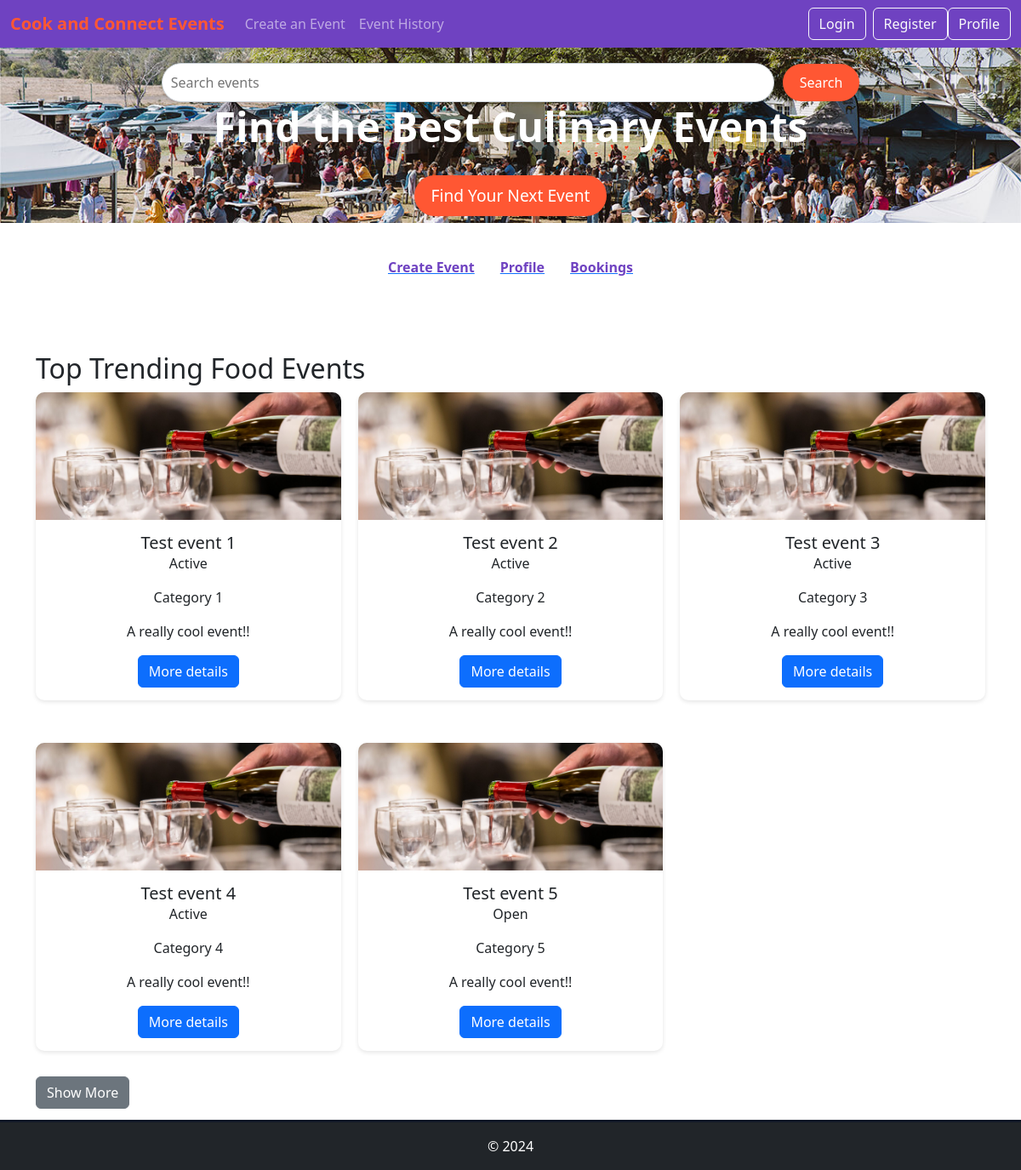
Before: / with the older database file.
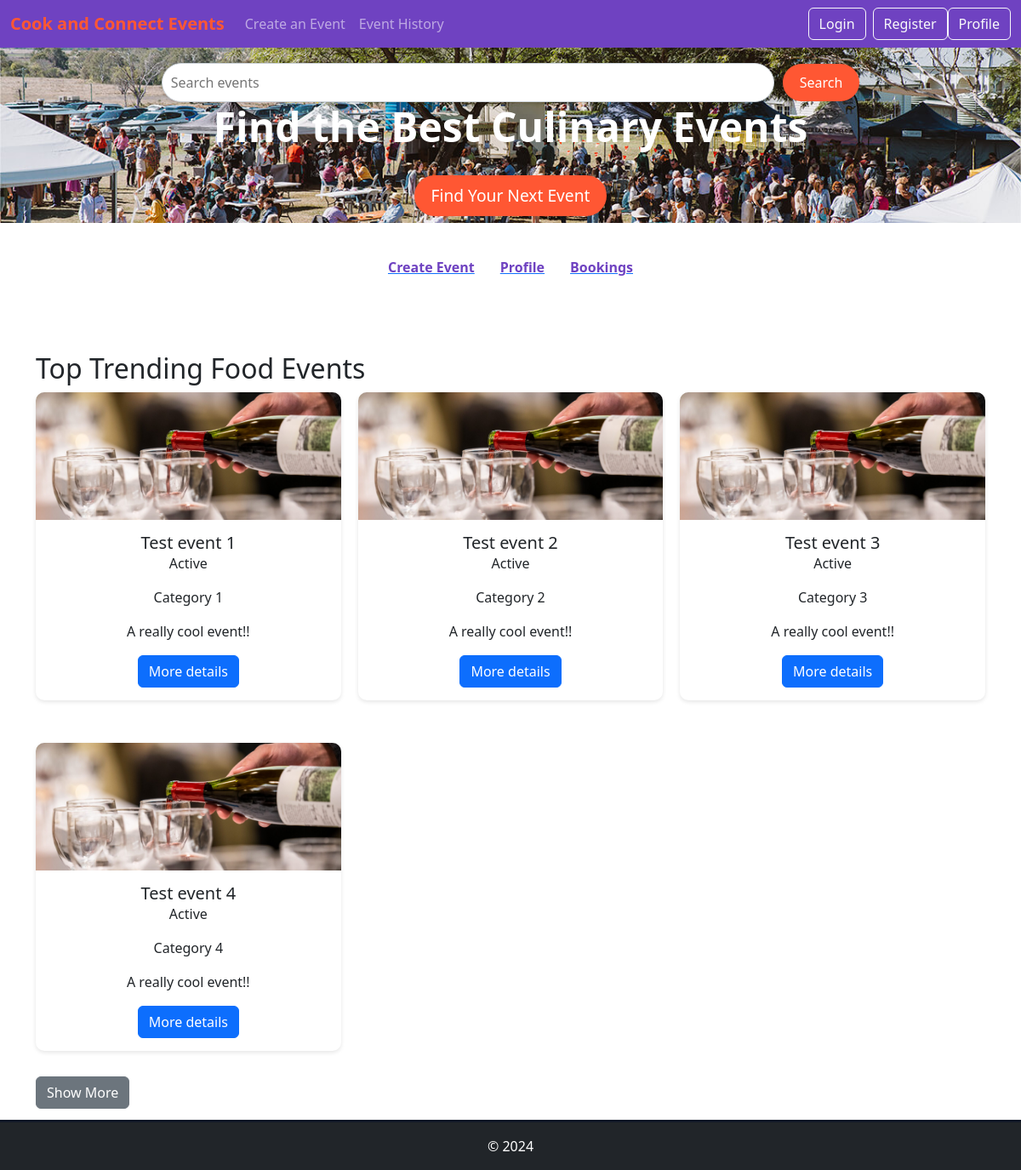
After: the same page with the newer database file.
### website/models.py (models this page shows)
class Event(db.Model):
    __tablename__ = "events"
    id = db.Column(db.Integer, primary_key=True)
    user_id = db.Column(db.Integer, db.ForeignKey('users.id'))
    Title = db.Column(db.String(255), nullable=False)
    Description = db.Column(db.String(255), nullable=False)
    Image = db.Column(db.String(60), nullable=False, default='default.jpg')
    Start_time = db.Column(db.Time, nullable=False)
    Start_date = db.Column(db.Date, nullable=False)
    Venue = db.Column(db.String(32), nullable=False)
    Category = db.Column(db.String(32), nullable=False)
    Tickets_avaliable = db.Column(db.Integer, nullable=False)
    Status = db.Column(db.String(32), nullable=False)
    comments = db.relationship('Comment', backref='event')

### website/views.py (the view)
@main_bp.route('/')
def index():
    events = Event.query.order_by(Event.id).all()
    return render_template('index.html', events=events)

### website/templates/index.html (shortened to what this page needs)
{% extends "base.html" %}
{% block header %}
<div class="top-section">
    <div class="py-2">
        <div class="search-bar">
            <input type="text" id="searchInput" placeholder="Search events">
            <button id="searchButton">Search</button>
        </div>
        <div class="banner-content">
            <h1>Find the Best Culinary Events</h1>
            <button>Find Your Next Event</button>
        </div>
    </div>
</div>
{% endblock %}
{% block content %}
    <div class="categories">
        <div class="category-item">
            <a href="{{ url_for('main.createEvent') }}">
                <span>Create Event</span>
            </a>
        </div>
        <div class="category-item">
            <a href="{{ url_for('main.profile') }}">
                <span>Profile</span>
            </a>
        </div>
        <div class="category-item">
            <a href="{{ url_for('main.history') }}">
                <span>Bookings</span>
            </a>
        </div>
    </div>
    <div class="container mt-5">
        <h2 class="text-left">Top Trending Food Events</h2>
        <div class="trending-events" id="eventContainer">
             {% for event in events %}
                {% include "./partials/event_card.html" %}
             {% endfor %}
        </div>
        <div class="show-more-container pb-4">
            <button onclick="showMoreEvents()" class="btn btn-secondary">Show More</button>
        </div>
    </div>
{% endblock %}

### website/templates/base.html (shortened to what this page needs)
<!DOCTYPE html>
<html lang="en">
<head>
    <link href="https://cdn.jsdelivr.net/npm/bootstrap@5.3.2/dist/css/bootstrap.min.css" rel="stylesheet">
    <link rel="stylesheet" href="{{ url_for('static', filename='style/style.css') }}">
</head>
<body>
    <header>
        <nav class="navbar navbar-expand-lg navbar-dark">
            <div class="container-fluid">
                <a class="navbar-brand" href="{{ url_for('main.index') }}">Cook and Connect Events</a>
                <div class="collapse navbar-collapse" id="navbarNav">
                    <ul class="navbar-nav me-auto">
                        <li class="nav-item">
                            <a class="nav-link" href="{{ url_for('main.createEvent') }}">Create an Event</a>
                        </li>
                        <li class="nav-item">
                            <a class="nav-link" href="{{ url_for('main.history') }}">Event History</a>
                        </li>
                    </ul>
                    <div class="d-flex">
                        <a href="login.html" class="btn btn-outline-light me-2">Login</a>
                        <a href="register.html" class="btn btn-outline-light">Register</a>
                        <a href="{{ url_for('main.profile') }}" class="btn btn-outline-light">Profile</a>
                    </div>
                </div>
            </div>
        </nav>
        {% block header %}
        {% endblock %}
    </header>
    <div class="pb-5">
        {% block content %}
        {% endblock %}
    </div>
    <footer class="bg-dark text-white text-center py-3">
        © 2024
    </footer>
</body>
</html>

### website/templates/partials/event_card.html
<div class="event-card">
    <img src="{{ url_for('static', filename='img/wine_tasting_night.jpg') }}" alt="Wine Tasting Night">
    <div class="card-body">
        <h5 class="card-title">{{ event.Title }}</h5>
        <p class="card-text">{{ event.Status }}</p>
        <p class="card-text">{{ event.Category }}</p>
        <p class="card-text">{{ event.Description }}</p>
        <a href="{{ url_for('main.eventDetails') }}?id={{ event.id }}" class="btn btn-primary">More details</a>
    </div>
</div>

### website/static/style/style.css (style rules this page uses)
footer { background-color: #1f2937; color: #fff; text-align: center; padding: 20px; border-top: 3px solid #111827; width: 100%; position: fixed; bottom: 0; left: 0; right: 0; box-sizing: border-box; }
html { height: 100%; margin: 0; font-family: 'Poppins', sans-serif; }
.navbar { background-color: #6f42c1; }
.navbar-brand { color: #ff5733; font-weight: bold; }
.top-section { background-image: url('/static/img/banner.jpg'); background-size: cover; background-position: center; color: white; text-align: center; }
.search-bar { display: flex; align-items: center; justify-content: center; margin-top: 10px; }
.search-bar input { width: 60%; padding: 10px; border-radius: 50px; border: 1px solid #ced4da; outline: none; box-shadow: 0 2px 4px rgba(0, 0, 0, 0.1); }
.search-bar button { padding: 10px 20px; margin-left: 10px; border: none; background-color: #ff5733; color: white; border-radius: 50px; cursor: pointer; }
.banner-content h1 { font-size: 3rem; font-weight: 700; }
.banner-content button { padding: 10px 20px; background-color: #ff5733; border: none; color: white; border-radius: 30px; font-size: 1.2rem; margin-top: 20px; }
.categories { display: flex; justify-content: center; align-items: center; padding: 40px 0; }
.category-item { display: flex; flex-direction: column; align-items: center; margin: 0 15px; text-align: center; }
.category-item span { margin-top: 10px; font-weight: 600; color: #6f42c1; }
.event-card { background-color: #ffffff; border-radius: 10px; box-shadow: 0 2px 5px rgba(0, 0, 0, 0.1); margin-bottom: 30px; }
.event-card img { width: 100%; height: 150px; border-top-left-radius: 10px; border-top-right-radius: 10px; object-fit: cover; }
.event-card .card-body { padding: 15px; text-align: center; }
.trending-events { display: grid; grid-template-columns: repeat(3, 1fr); gap: 20px; }

Changed rows visible on the page:
removed Event: Title "Test event 5", Status "Open", Category "Category 5", Description "A really cool event!!"
